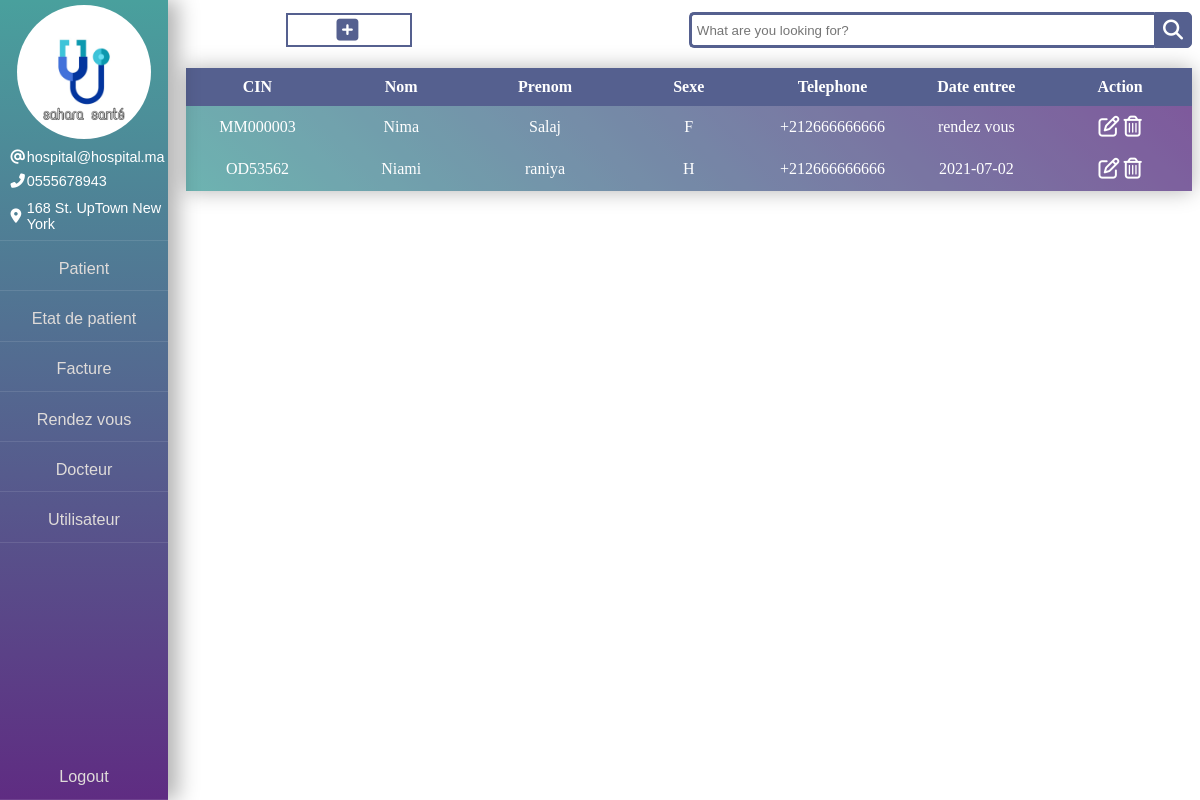
Page /src/pages/index.php (signed in) on the committed database.
### tables this page shows
CREATE TABLE `rendez_vous` (
  `id_RV` int(11) NOT NULL,
  `cin_P` varchar(20) NOT NULL,
  `date_RV` date NOT NULL,
  `observation` varchar(50) NOT NULL
);

CREATE TABLE `patient` (
  `cin_P` varchar(20) NOT NULL,
  `nom` varchar(20) NOT NULL,
  `prenom` varchar(20) NOT NULL,
  `sex` varchar(1) DEFAULT NULL,
  `tel` int(20) NOT NULL,
  `date_entree` date DEFAULT NULL
);

### src/pages/index.php (the view, shortened to what this page needs)
<!DOCTYPE html>
<html>
<head>
    <link rel="stylesheet" href="../css/patient.css" />
</head>
<body>
    <?php
    include_once 'side__bar.php';
    ?>
        <main class="main">
            <div class="sub_main">
                <div class="add-new">
                    <section class="container">
                        <button class="add-new-button" data-hover="Add new patient" id="add-new-button" onclick="add_new()">
                        <div><i class="fas fa-plus-square"></i></div>
                    </button>
                    </section>
                </div>
                <div class="search__div">
                    <div class="wrap">
                        <div class="search">
                            <input type="text" id="search" class="searchTerm" placeholder="What are you looking for?">
                            <button type="submit" class="searchButton">
                            <i class="fa fa-search"></i>
                        </button>
                        </div>
                    </div>
                </div>
            </div>
            <div class="container-table" id="container-table">
                <table class="table-table" id="table-table">
                    <thead class="thead-table">
                        <tr class="tr-table-head">
                            <th class="th-table">CIN</th>
                            <th class="th-table">Nom</th>
                            <th class="th-table">Prenom</th>
                            <th class="th-table">Sexe</th>
                            <th class="th-table">Telephone</th>
                            <th class="th-table">Date entree</th>
                            <th class="th-table">Action</th>
                        </tr>
                    </thead>
                    <tbody class="tbody-table">
                        <?php
                    include_once 'connect.php';
                    $sql = "SELECT p.cin_P, nom, prenom, sex, tel, date_entree, id_RV, date_RV, observation FROM patient p LEFT JOIN rendez_vous r ON p.cin_P = r.cin_P;";
                    $result = $conn->query($sql);
                    if ($result->num_rows > 0) {
                        while ($row = $result->fetch_assoc()) {
                            echo '
                                    <tr class="tr-table-main row_' . $row['cin_P'] . '">
                                        <td class="td-table cin_p">' . $row['cin_P'] . '</td>
                                        <td class="td-table nom">' . $row['nom'] . '</td>
                                        <td class="td-table prenom">' . $row['prenom'] . '</td>
                                        <td class="td-table sex">' . $row['sex'] . '</td>
                                        <td class="td-table tele">+212' . $row['tel'] . '</td>
                                        <td class="td-table date_entrer">';
                                            if(isset($row['date_RV']) AND $row['date_entree'] == '0000-00-00'){
                                                echo "rendez vous";
                                            }else if ($row['date_entree'] == '0000-00-00') {
                                                echo "Update me";
                                            }else{
                                                echo $row['date_entree'];
                                            }
                                            echo '</td>
                                        <td class="td-table">
                                            <a href="#" onclick="showinput('."'row_".$row['cin_P']."'".')"><i class="fas fa-edit"></i></a>
                                            <a onclick="varif_delete('."'".$row['cin_P']."'".')"><i class="fas fa-trash-alt"></i></a>
                                            <a id="'.$row['cin_P'].'" href="delete_patient.php?cin_P='.$row['cin_P'].'"></a>
                                        </td>
                                    </tr>
                                    <tr class="tr-table hide hide_row_'.$row['cin_P'].'">
                                                        <input type="hidden" name="cin_P_init" value="'.$row['cin_P'].'" />
                                                        <td class="td-table"><input type="text" name="cin_P" value="'.$row['cin_P'].'"></td>
                                                        <td class="td-table"><input type="text" name="nom" value="'.$row['nom'].'"></td>
                                                        <td class="td-table"><input type="text" name="prenom" value="'.$row['prenom'].'"></td>
                                                        <td class="td-table">+212<input type="tel" name="tel" value="'.$row['tel'].'"></td>
                                                        <td class="td-table"><input type="date" name="date_entree" value="'.$row['date_entree'].'"></td>
                                                        <input type="submit" id="'.$row['cin_P'].'" value="Enregistre" name="enregistre_patien">
                                                        <i class="fas fa-times-circle" onclick="deleteinput('."'row_".$row['cin_P']."'".')"></i>
                                    </tr>
                                ';
                        }
                    } else {
                        echo "  <tr class='tr-table'>
                                    <td class='td-table' colspan='7'>0 results</td>
                                </tr>";
                    }
                    ?>
                    </tbody>
                </table>
            </div>
        </main>
</body>
</html>

### src/css/patient.css (style rules this page uses)
.main { margin-left: 15%; margin-top: 1vw; }
.sub_main { display: flex; align-items: center; }
.sub_main div { flex-grow: 1; width: 100%; }
.container-table { margin-top: 2%; display: flex; justify-content: center; }
.search { width: 100%; position: relative; display: flex; }
.searchTerm { width: 100%; border: 3px solid #55608f; border-right: none; padding: 5px; height: 36px; border-radius: 5px 0 0 5px; outline: none; color: #9dbfaf; }
.searchButton { width: 40px; height: 36px; border: 1px solid #55608f; background: #55608f; text-align: center; color: #fff; border-radius: 0 5px 5px 0; cursor: pointer; font-size: 20px; }
.wrap { width: 80%; }
section.container { font: 300 1em/1.5 "Open Sans", "Helvetica Neue", Arial, sans-serif; min-width: 50%; padding-left: 20%; }
.add-new-button { background: white; outline: none; position: relative; border: 2px solid #55608f; padding: 0.6% 12%; overflow: hidden; }
.add-new-button:before { content: attr(data-hover); position: absolute; top: 50%; left: 0; width: 100%; text-transform: uppercase; letter-spacing: 1px; font-weight: 800; font-size: 9px; opacity: 0; transform: translate(100%, -50%); transition: all 0.3s ease-in-out; color: #55608f; height: 15px; }
.add-new-button div { text-transform: uppercase; letter-spacing: 3px; font-weight: 800; font-size: 1%; transition: all 0.3s ease-in-out; color: #55608f; }
.fa-plus-square { font-size: 25px; }
.table-table { background: linear-gradient(45deg, #49a09d, #5f2c82); width: 100%; border-collapse: collapse; overflow: hidden; box-shadow: 0 0 20px rgb(0 0 0 / 30%); flex-grow: 1; text-align: center; }
.th-table, .td-table { padding: 1%; background-color: rgba(255, 255, 255, 0.2); color: #fff; width: 14.28571428571429%; }
.thead-table .th-table { background-color: #55608f; }
.fa-edit, .fa-trash-alt { font-size: 25px; font-size: 21px; color: white; font-weight: 100 !important; }

### src/pages/side__bar.php (style rules this page uses)
body { background-image: url(../image/Hospital.jpg); background-size: cover; }

### rows in the picture
rendez_vous: cin_P.cin_P "MM000003", cin_P.nom "Nima", cin_P.prenom "Salaj", cin_P.sex "F", cin_P.tel "666666666", date_RV "rendez vous"
patient: cin_P "OD53562", nom "Niami", prenom "raniya", sex "H", tel "666666666", date_entree "2021-07-02"
